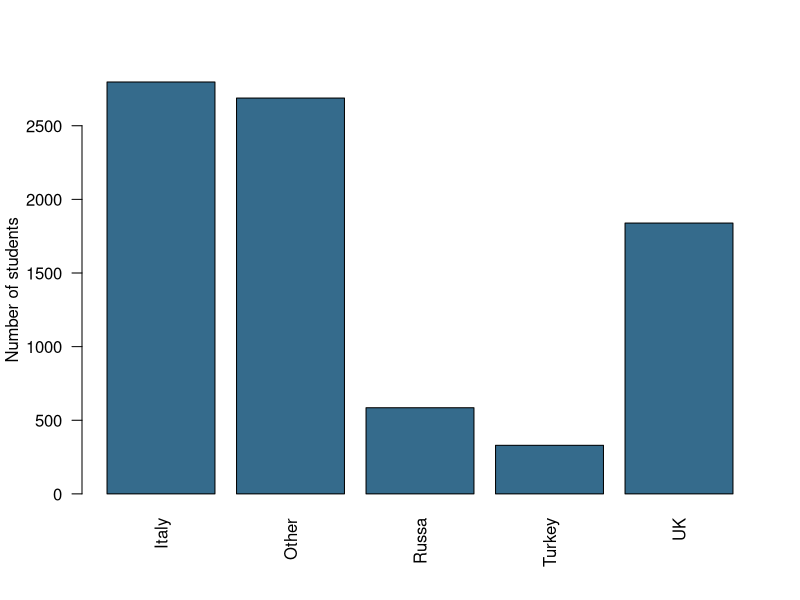
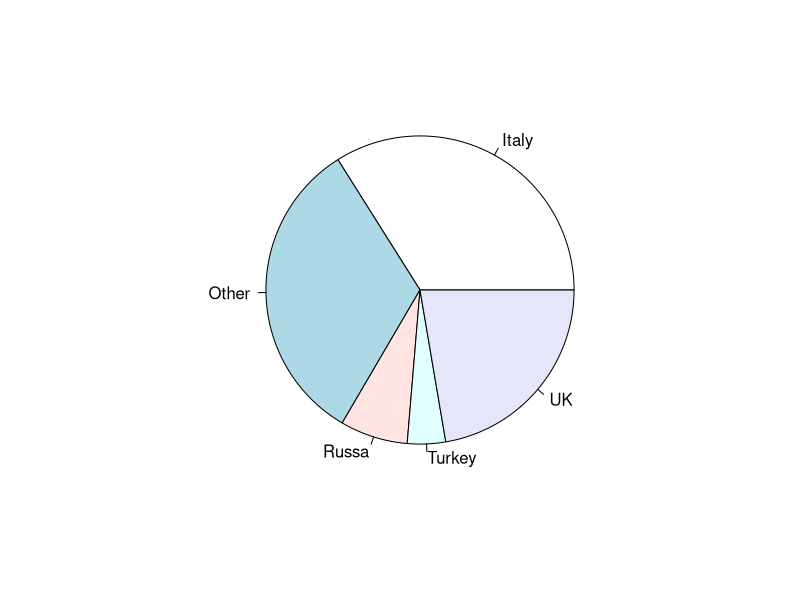
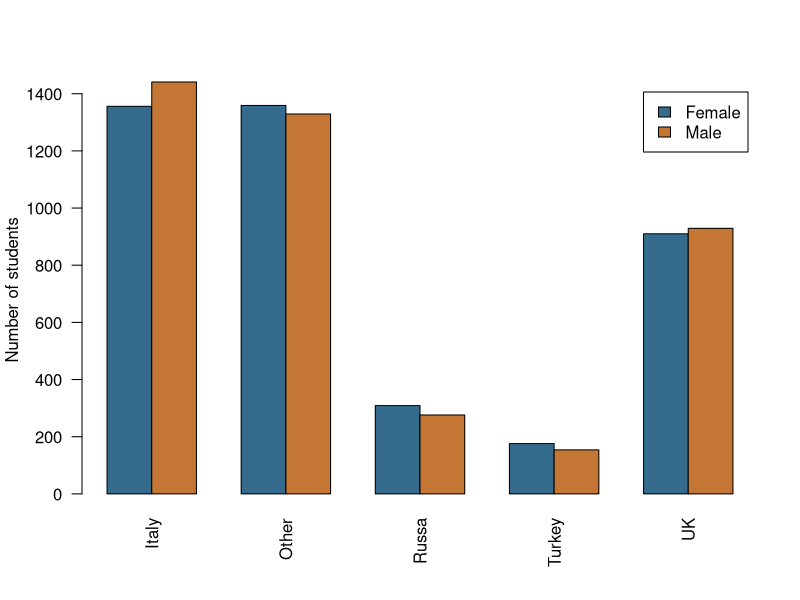
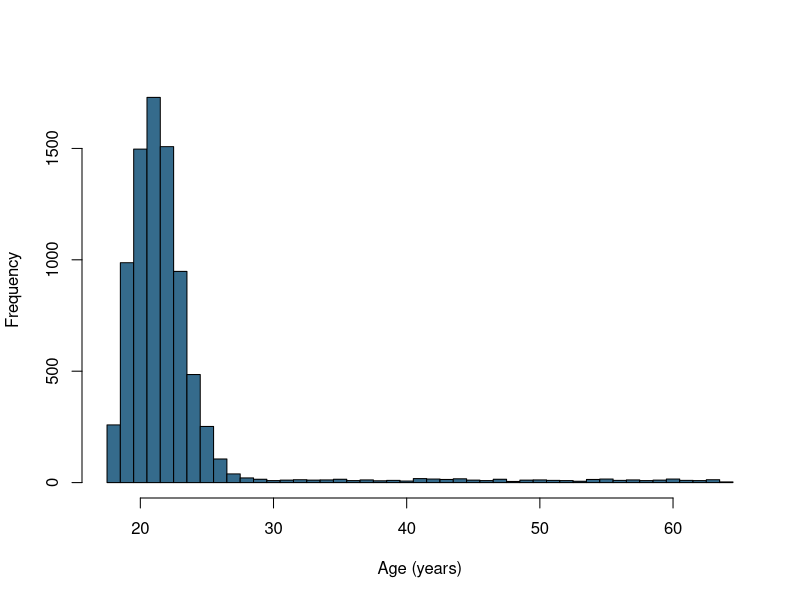
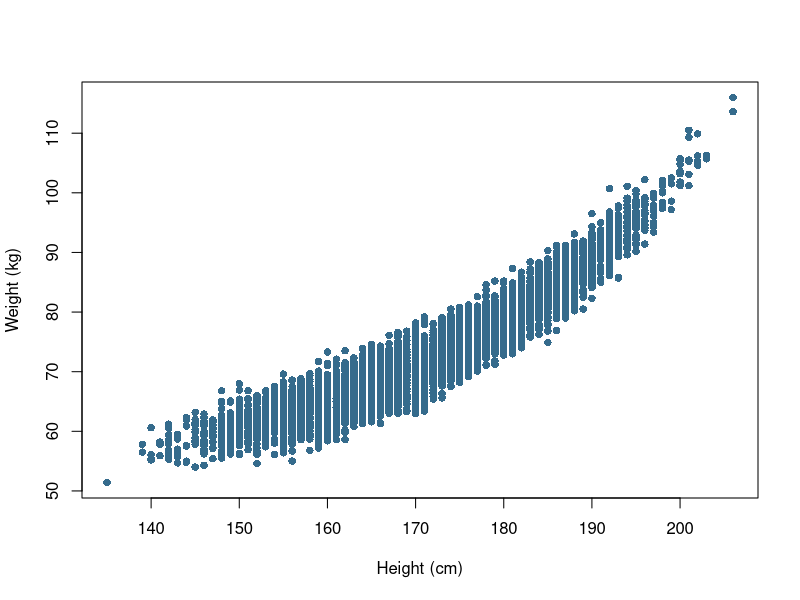
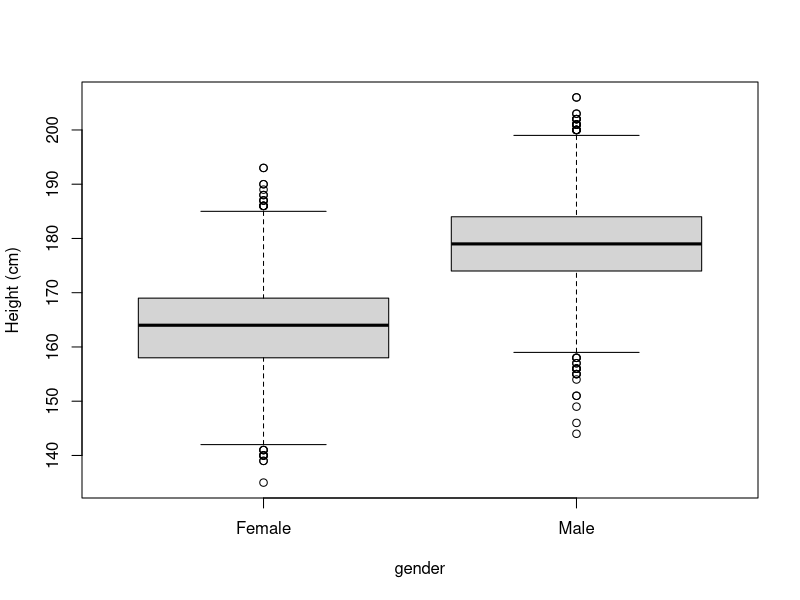
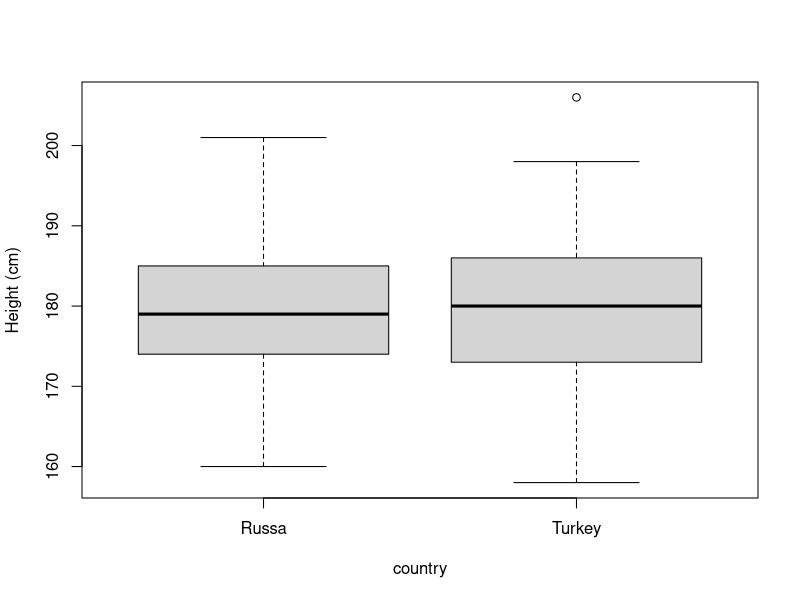

Generate these figures, in order, with R:
## ---- chunk 1
#| label: render-project-root
#| include: false
knitr::opts_knit$set(root.dir = normalizePath(".."))
## ---- chunk 2
#| label: r-slide-16
# read.csv() imports the supplied CSV; stringsAsFactors=FALSE keeps category labels as text.
# head() previews six rows; height is in cm, weight in kg, and age in years.
# Open Applied-Statistics.Rproj; paths start in the project folder.
students <- read.csv("data/descriptive-statistics/students.csv", stringsAsFactors = FALSE)
head(students)
## ---- chunk 3
#| label: r-slide-17
# table() counts students in each country category; prop.table() divides by all counted students.
# Multiplying by 100 gives percentages; cumsum() is meaningful only when categories have an order.
country_counts <- table(students$country)
country_counts
100 * prop.table(country_counts)
## ---- chunk 4
#| label: r-slide-18
# cut() converts ages in years into intervals; right=FALSE includes the lower boundary, not the upper.
# table() counts each interval; these explicitly chosen bands are an added R illustration.
age_groups <- cut(students$age, breaks = c(0, 20, 25, 30, Inf), right = FALSE)
table(age_groups)
## ---- chunk 5
#| label: r-slide-19
# xtabs() counts combinations: the formula ~ major + gender creates a two-way frequency table.
# addmargins() adds row and column totals without changing the underlying counts.
major_gender <- xtabs(~ major + gender, data = students)
addmargins(major_gender)
## ---- chunk 6
#| label: r-slide-23
# barplot() draws a bar for each category count supplied by table().
# las=2 rotates country labels; ylab states that bar heights are numbers of students.
barplot(table(students$country), las = 2, col = "#356B8C", ylab = "Number of students")
## ---- chunk 7
#| label: r-slide-24
# pie() divides the circle according to the country counts computed by table().
# The denominator is all students with a recorded country category, including Other.
pie(table(students$country))
## ---- chunk 8
#| label: r-slide-26
# table() cross-classifies gender and country; barplot(beside=TRUE) places gender bars side by side.
# legend.text=TRUE labels the groups; counts, rather than percentages, determine bar heights.
barplot(table(students$gender, students$country), beside = TRUE, legend.text = TRUE,
        col = c("#356B8C", "#C47735"), ylab = "Number of students", las = 2)
## ---- chunk 9
#| label: r-slide-28
# hist() groups ages into bins; breaks specifies yearly boundaries at half-year positions.
# freq=TRUE displays counts rather than probability density; recorded ages are measured in years.
hist(students$age, breaks = seq(min(students$age) - 0.5, max(students$age) + 0.5, by = 1),
     freq = TRUE, col = "#356B8C", main = "", xlab = "Age (years)")
## ---- chunk 10
#| label: r-slide-33
# plot(x,y) makes a scatterplot, with height on the horizontal axis and weight on the vertical.
# pch=16 uses filled points; no fitted line or causal relationship is assumed.
plot(students$height, students$weight, pch = 16, col = "#356B8C",
     xlab = "Height (cm)", ylab = "Weight (kg)")
## ---- chunk 11
#| label: r-slide-42
# mean() and median() summarize ages; table() counts each recorded age to identify every tied mode.
# names() returns the ages whose counts equal max(), the greatest frequency.
mean(students$age)
median(students$age)
age_counts <- table(students$age)
names(age_counts)[age_counts == max(age_counts)]
## ---- chunk 12
#| label: r-slide-50
# diff(range()) gives maximum minus minimum; mean(abs()) calculates mean absolute deviation.
# var() and sd() use the sample denominator n-1; R's mad() instead computes median absolute deviation.
age <- students$age
c(range = diff(range(age)), mean_absolute_deviation = mean(abs(age - mean(age))),
  sample_variance = var(age), sample_standard_deviation = sd(age))
## ---- chunk 13
#| label: r-slide-55
# c() creates the exact two datasets shown in the original table; sd() uses the sample denominator n-1.
# sd()/mean() expresses CV as a ratio, without multiplying by 100; these means are positive.
DS1 <- c(10, 20, 30, 40, 50)
DS2 <- c(1010, 1020, 1030, 1040, 1050)
c(DS1 = sd(DS1) / mean(DS1), DS2 = sd(DS2) / mean(DS2))
## ---- chunk 14
#| label: r-slide-63
# cov() calculates sample covariance and cor() calculates Pearson's linear correlation by default.
# use="complete.obs" omits pairs with missing values; units remain cm, kg, and years.
cov(students$height, students$weight, use = "complete.obs")
cor(students$height, students$weight, use = "complete.obs")
cov(students$height, students$age, use = "complete.obs")
cor(students$height, students$age, use = "complete.obs")
## ---- chunk 15
#| label: r-slide-68
# e1071::skewness() measures the asymmetry of the age distribution.
e1071::skewness(students$age)
## ---- chunk 16
#| label: r-slide-72
# quantile() finds percentiles; probs=0.90 requests the 90th percentile of height in cm.
quantile(students$height, probs = 0.90)
## ---- chunk 17
#| label: r-slide-74
# quantile(probs=c(0.25,0.50)) returns the first quartile and median of height in cm.
quantile(students$height, probs = c(0.25, 0.50))
## ---- chunk 18
#| label: r-slide-76
# boxplot(height~gender) compares groups; whiskers extend to the last data within 1.5 IQR of the hinges.
# subset() selects Turkish/Russian males; R's default boxplot hinges can differ from the quartiles returned by quantile().
boxplot(height ~ gender, data = students, ylab = "Height (cm)", col = "#D4D4D4")
# The source spells Russia as "Russa"; match that original label without changing the data.
males <- subset(students, gender == "Male" & country %in% c("Turkey", "Russa"))
boxplot(height ~ country, data = males, ylab = "Height (cm)", col = "#D4D4D4")
## ---- chunk 19
#| label: r-slide-79
# quantile() supplies quartiles; the 1.5-IQR fences flag values for investigation.
# sum() counts TRUE flags and does not remove observations; these age fences are measured in years.
q <- quantile(students$age, probs = c(0.25, 0.75))
iqr <- q[2] - q[1]
lower <- q[1] - 1.5 * iqr
upper <- q[2] + 1.5 * iqr
c(lower_fence = unname(lower), upper_fence = unname(upper))
sum(students$age < lower | students$age > upper)
